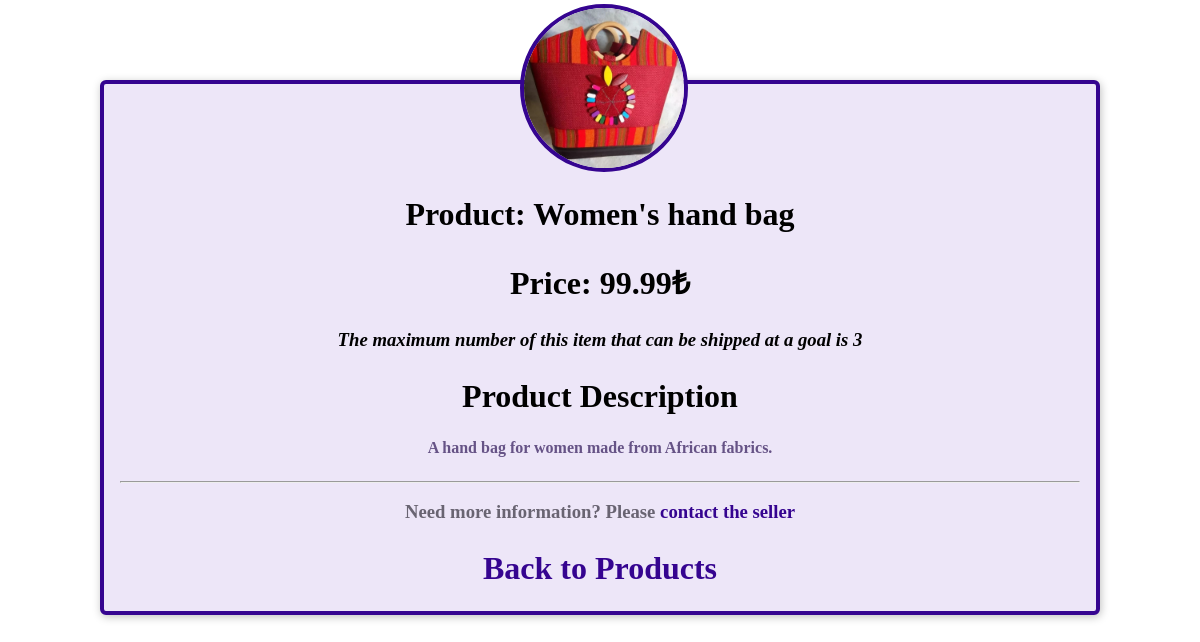
Page /womens-hand-bag on the committed database.
### store/models.py (models this page shows, shortened)
class Product(models.Model):
    name = models.CharField(max_length=200, null=True)
    slug = models.SlugField(unique=True)
    description = models.CharField(max_length=1000, blank=True, null=True)
    quantity = models.IntegerField(null=True, blank=True)
    allowed4shipping = models.IntegerField(default=10)
    price = models.DecimalField(max_digits=6, decimal_places=2)
    image = models.ImageField(upload_to='images')
    digital = models.BooleanField(default=False, null=True, blank=False)
    sellers_email = models.EmailField(blank=True, null=True)

### store/views.py (the view)
# urls.py: path('<slug:product_slug>', views.product_detail, name="product_details"),
def product_detail(request, product_slug):
    try:
        selected_product = Product.objects.get(slug=product_slug)
        product_available = True
        return render(request, 'store/product_details.html', {
            'product_available': product_available,
            'product': selected_product
        })
    except:
        product_available = False
        return render(request, 'store/product_details.html', {
            'product_available': product_available
        })

### store/templates/store/product_details.html (shortened to what this page needs)
{% load static %}
<!DOCTYPE html>
<html lang="en">
<head>
    <link rel="stylesheet" type="text/css" href="{% static 'store/styles/product_details.css' %}">
</head>
<body>
    <main>
        <article>
            <img id="main-image" src="{{product.image.url}}" alt="">
            <section id="location">
                <h2>Product: {{product.name}}</h2>
                <h2>Price: {{product.price}}₺</h2>
                <address>
                    <h3>The maximum number of this item that can be shipped at a goal is <span>{{product.allowed4shipping}}</span></h3>
                </address>
            </section>
            <section id="details">
                <h2>Product Description</h2>
                <p><strong>{{ product.description }}</strong></p>
                <hr>
                <footer>
                    <h3>Need more information? Please <a href="mailto:{{ product.sellers_email }}">contact the seller</a></h3>
                    <h2><a href="{% url 'store' %}" class="btn">Back to  Products</a></h2>
                </footer>
            </section>
        </article>
    </main>
</body>
</html>

### store/static/store/styles/product_details.css (style rules this page uses)
article { max-width: 60rem; margin: 5rem auto; border-radius: 6px; background-color: #ede6f8; border: 4px solid #350490; box-shadow: 1px 2px 8px rgba(0, 0, 0, 0.25); position: relative; padding: 1rem; text-align: center; }
#main-image { width: 10rem; height: 10rem; object-fit: cover; position: absolute; top: -5rem; left: calc(50% - 5rem); border-radius: 50%; border: 4px solid #350490; }
section:first-of-type { margin-top: 6rem; }
h2 { font-size: 2rem; }
address span { font-weight: bold; }
#details h2 { margin-bottom: 0.5rem; }
#details > p { color: #665386; padding: 1rem; border-radius: 4px; max-width: 80%; margin: auto; }
#details footer { color: #696472; }
#details footer a { color: #350490; text-decoration: none; font-weight: bold; }

### rows in the picture
Product: image (picture), name "Women's hand bag", price "99.99", allowed4shipping "3", description "A hand bag for women made from African fabrics."
